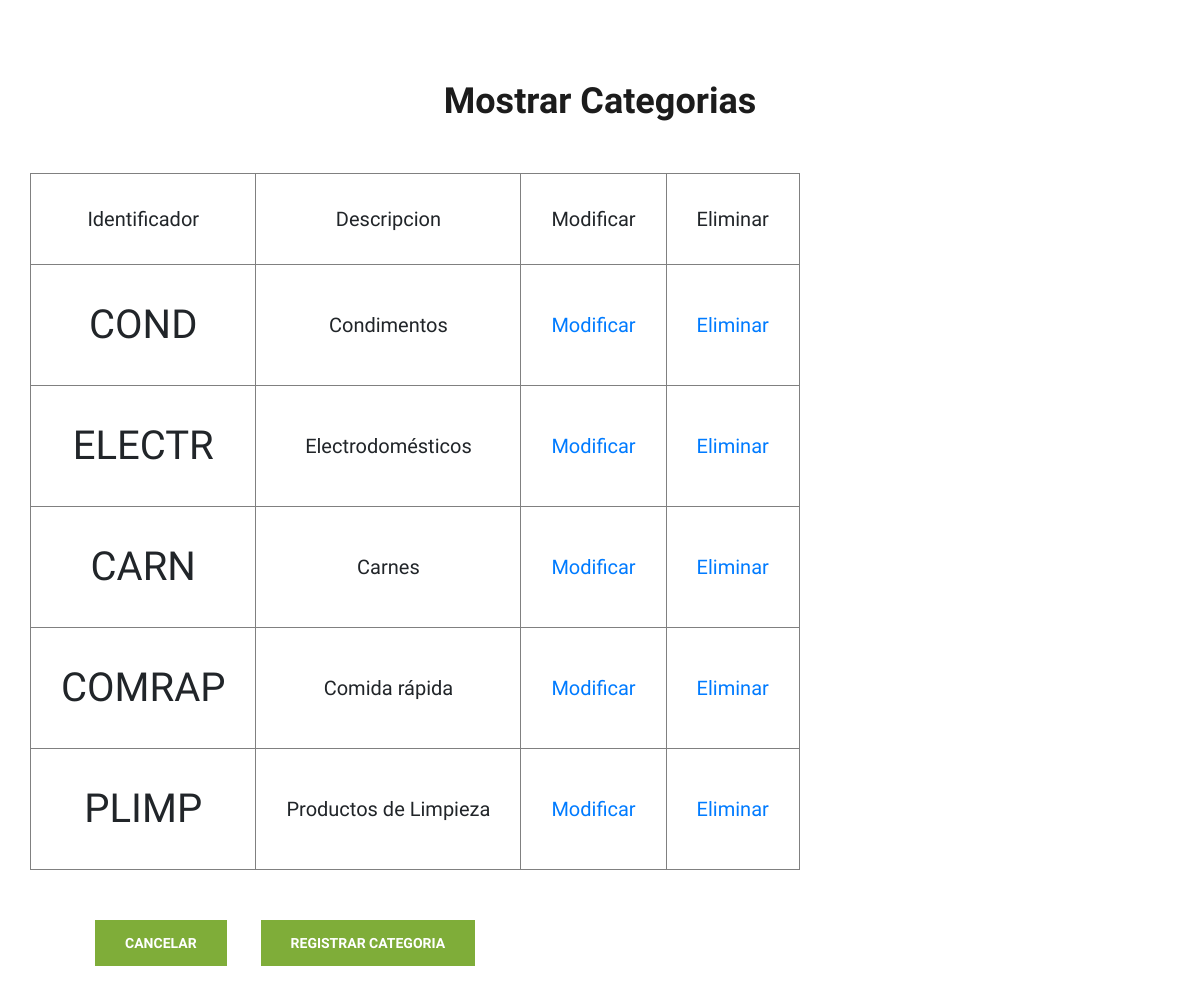
Page /categorias/mostrarCategoria on the committed database.
### categorias/models.py (models this page shows, shortened)
class Categoria(models.Model):
	CatCod		= models.CharField(verbose_name='Código de categoría', max_length=10, primary_key=True)
	CatDes		= models.CharField(verbose_name='Descripción', max_length=30)
	CatImg		= models.ImageField(verbose_name='Imagen', upload_to='pics/categories', null=True, blank=True)

### categorias/views.py (the view)
# urls.py: path("mostrarCategoria",views.mostrarCategoria,name="mostrarCategoria"),
def mostrarCategoria(request):
    categorias = Categoria.objects.all();
    return render(request,"categoriasMostrar.html" , context={"categorias":categorias})

### categorias/templates/categoriasMostrar.html (shortened to what this page needs)
{% load static %}
<!DOCTYPE html>
<html>
<head>
    <link rel="stylesheet" href="{% static 'css/bootstrap.min.css' %}" type="text/css">
    <link rel="stylesheet" href="{% static 'css/font-awesome.min.css' %}" type="text/css">
    <link rel="stylesheet" href="{% static 'css/elegant-icons.css' %}" type="text/css">
    <link rel="stylesheet" href="{% static 'css/nice-select.css' %}" type="text/css">
    <link rel="stylesheet" href="{% static 'css/jquery-ui.min.css' %}" type="text/css">
    <link rel="stylesheet" href="{% static 'css/owl.carousel.min.css' %}" type="text/css">
    <link rel="stylesheet" href="{% static 'css/slicknav.min.css' %}" type="text/css">
    <link rel="stylesheet" href="{% static 'css/style.css' %}" type="text/css">
</head>
<body>
	<div class="contact-form spad">
        <div class="container">
            <div class="row">
                <div class="col-lg-12">
                    <div class="contact__form__title">
                        <h2>Mostrar Categorias</h2>
                    </div>
                </div>
            </div>
            <div style="text-align: center;">
                <table>
                    <tr>
                        <td style="border: 1px gray solid; padding:30px; font-size: 20px;">
                            Identificador
                        </td>
                        <td style="border: 1px gray solid; padding:30px; font-size: 20px;">
                            Descripcion
                        </td>
                        <td style="border: 1px gray solid; padding:30px; font-size: 20px;">
                            Modificar
                        </td>
                        <td style="border: 1px gray solid; padding:30px; font-size: 20px;">
                            Eliminar
                        </td>
                    </tr>
                    {% for categoria in categorias %}
                    <tr>
                        <td style="border: 1px gray solid; padding:30px; font-size: 40px;">
                            {{categoria.CatCod}}
                        </td>
                        <td style="border: 1px gray solid; padding:30px; font-size: 20px;">
                            {{categoria.CatDes}}
                        </td>
                        <td style="border: 1px gray solid; padding:30px; font-size: 20px;">
                            <a href="actualizarCategoria/{{categoria.CatCod}}">Modificar</a>
                        </td>
                        <td style="border: 1px gray solid; padding:30px; font-size: 20px;">
                            <a href="eliminarCategoria/{{categoria.CatCod}}">Eliminar</a>
                        </td>
                    </tr>
                    {% endfor %}
                </table>
            </div>
            <div style="padding: 50px;">
                <div class="col-lg-12 text-center"style="display: inline">
                    <a  href="/" class="site-btn">Cancelar</a>
                </div>
                <div class="col-lg-12 text-center"style="display: inline">
                    <a href="./registroCategoria " class="site-btn">Registrar Categoria</a>
                </div>
            </div>
        </div>
    </div>
</body>

### static/css/style.css (style rules this page uses)
html, body { height: 100%; font-family: "Cairo", sans-serif; -webkit-font-smoothing: antialiased; font-smoothing: antialiased; }
h1, h2, h3, h4, h5, h6 { margin: 0; color: #111111; font-weight: 400; font-family: "Cairo", sans-serif; }
h2 { font-size: 36px; }
.spad { padding-top: 100px; padding-bottom: 100px; }
.site-btn { font-size: 14px; color: #ffffff; font-weight: 800; text-transform: uppercase; display: inline-block; padding: 13px 30px 12px; background: #7fad39; border: none; }
.contact__form__title { margin-bottom: 50px; text-align: center; }
.contact__form__title h2 { color: #1c1c1c; font-weight: 700; }
.contact-form { padding-top: 80px; padding-bottom: 80px; }
@media only screen and (min-width: 1200px) { .container { max-width: 1170px; } }

### rows in the picture
Categoria: CatCod "COND", CatDes "Condimentos"
Categoria: CatCod "ELECTR", CatDes "Electrodomésticos"
Categoria: CatCod "CARN", CatDes "Carnes"
Categoria: CatCod "COMRAP", CatDes "Comida rápida"
Categoria: CatCod "PLIMP", CatDes "Productos de Limpieza"
